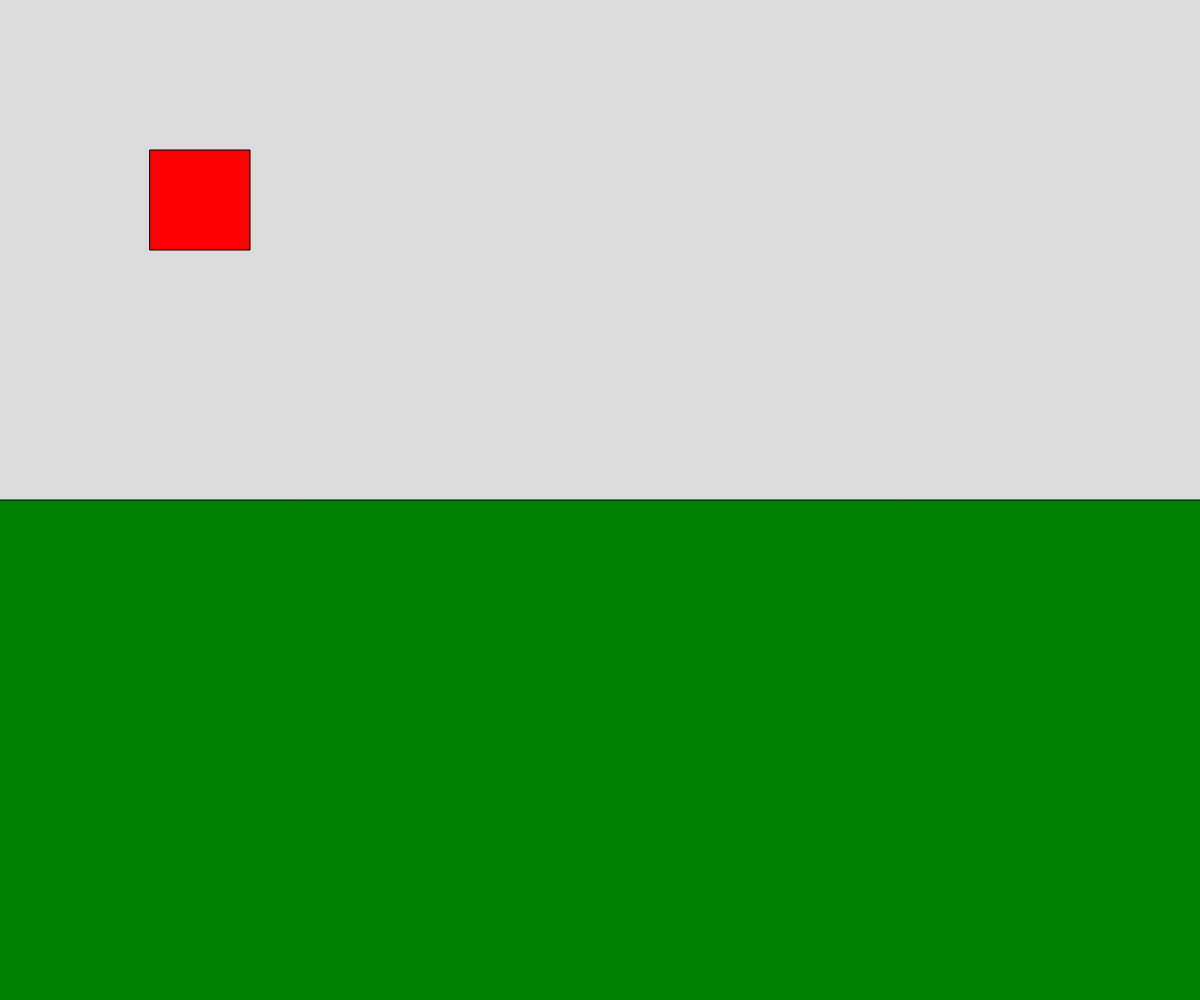
Frame 1 (no input)
Frame 60 (no input): identical to frame 1, image omitted
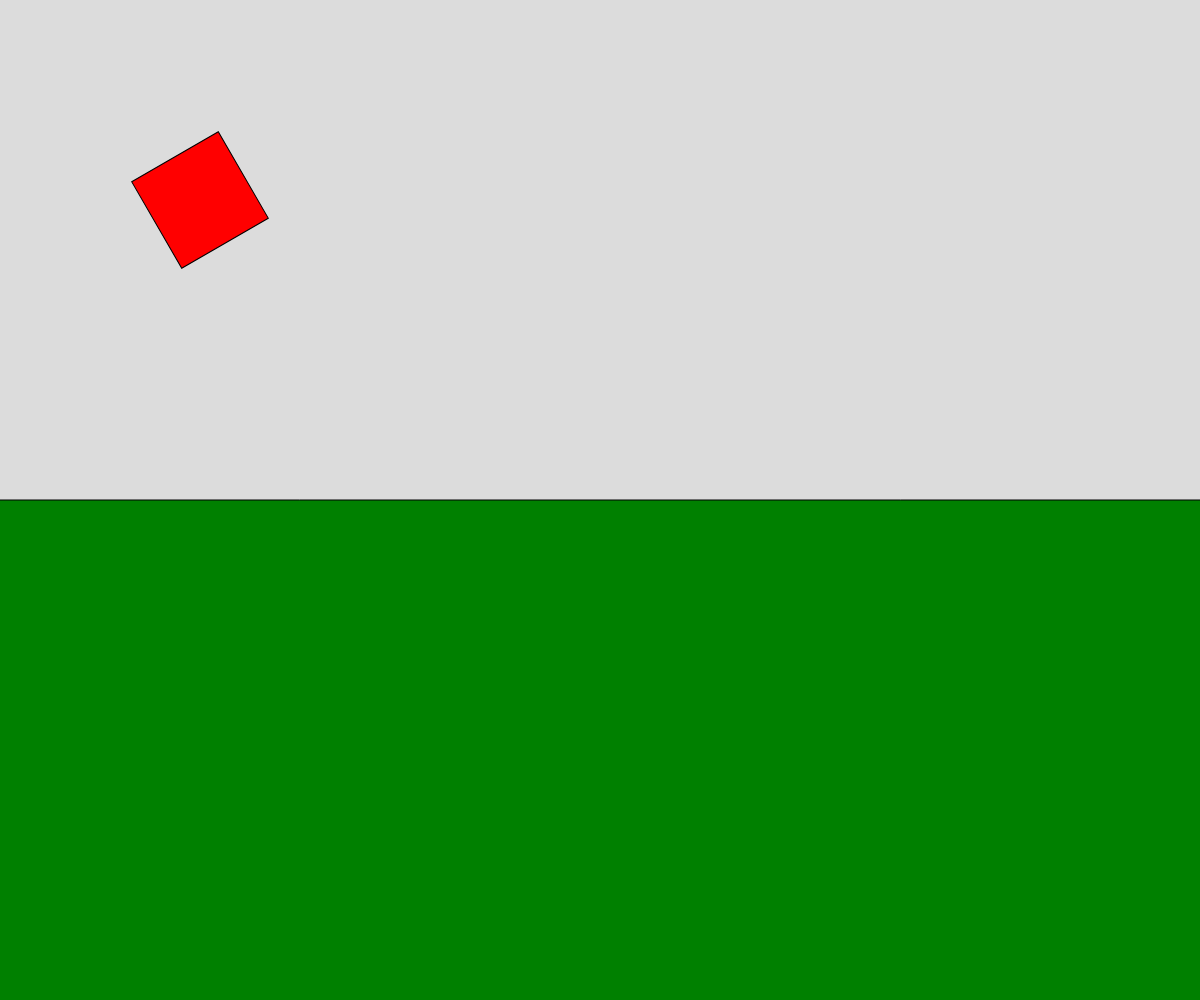
Frame 120 (the mouse pressed at the canvas centre since frame 60)

The p5.js sketch that drew these frames (run headless with seeded random() and noise() and a simulated clock; from frame 60 on, the mouse is pressed at the canvas centre):

// p5.js sketch
// ── sketch.js
// Translate and Rotate

function setup() {
  createCanvas(windowWidth, windowHeight);
  angleMode(DEGREES);
  rectMode(CENTER);
}

function draw() {
  background(220);
  push(); //save transormation matrix
  translate(200,200);
  rotate(mouseX);
  fill("red");
  square(0,0,100);
  pop();
  fill("green");
  rect(width/2,height,width*2,height);
}
